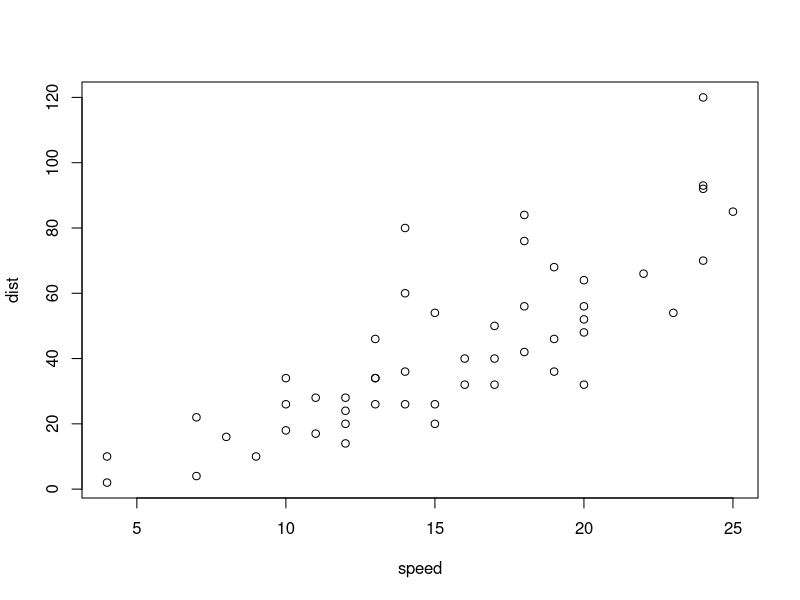
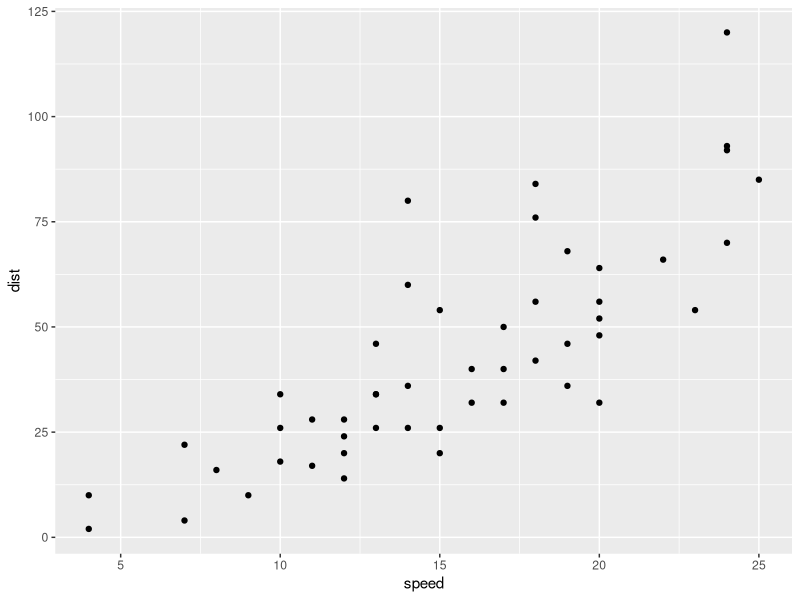
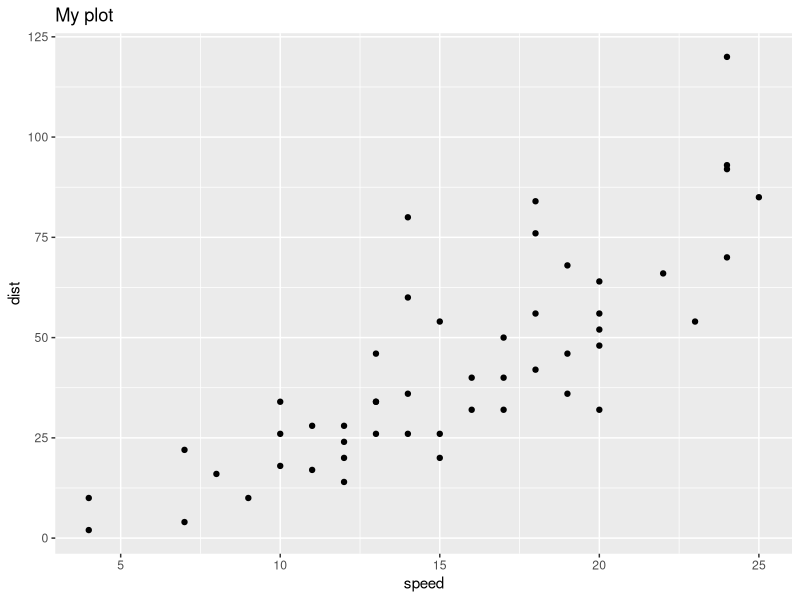
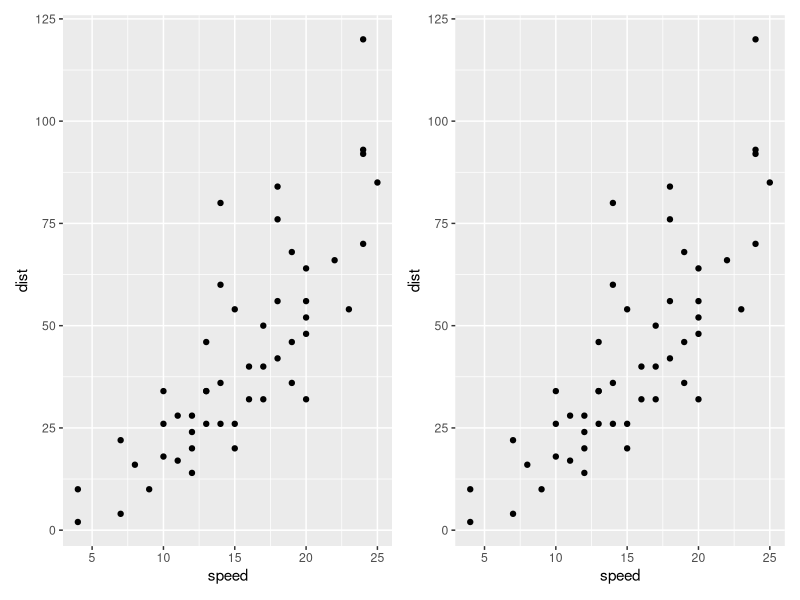

Recreate these plots in R, in order.
## ---- chunk 1
#| label: chunk_1

1 + 1
## ---- chunk 2
#| label: chunk_2

plot(cars)
## ---- chunk 3
#| label: chunk_3
#| echo: false

2 * 2
## ---- chunk 4
#| label: chunk_4

a <- 1
a = 1
## ---- chunk 5
#| label: chunk_5

library(magrittr)
# Instead of:
values = c(1.2, 3.4, 5.6)
rounded_values = round(values)
rounded_sum = sum(rounded_values)

# We do:
rounded_sum = values %>% round() %>% sum()
## ---- chunk 6
#| label: chunk_6

library(ggplot2)
p = ggplot(cars, aes(speed, dist)) +
  geom_point()
p 

# Add title
p = p + ggtitle("My plot")
p
## ---- chunk 7
#| label: chunk_7

library(patchwork)
p1 = ggplot(cars, aes(speed, dist)) +
  geom_point()
p2 = ggplot(cars, aes(speed, dist)) +
  geom_point()

p1 | p2
